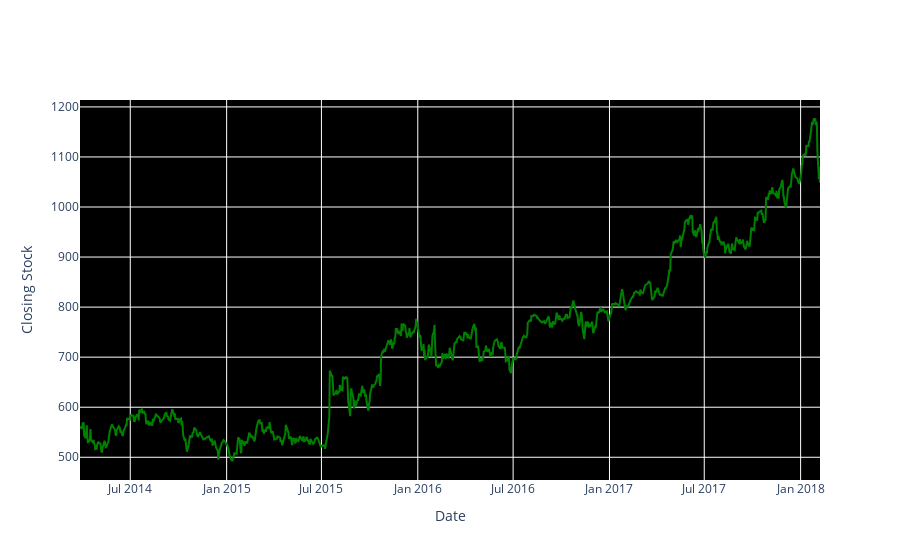

Notebook source saved alongside this figure:
### Markdown cell above
# Closing of the Google Stocks over Year

### Code cell
fig = go.Figure(data=go.Scatter(x=google['date'],y=google['close'], mode='lines'))
# Customize the line color
fig.update_traces(line=dict(color='green'))
fig.update_layout(plot_bgcolor='black')

# Customizing the labels of x/y axis
fig.update_layout(xaxis_title='Date')

fig.update_layout(yaxis_title='Closing Stock')

fig.show()

### Figure 1 — Plotly figure (JSON) as saved in the notebook; plotly's stock layout.template omitted (floating-point values rounded to 4 significant figures; data arrays with more than 128 entries replaced by an {"elided": "..."} marker saying what was removed)
{"data": [{"line": {"color": "green"}, "mode": "lines", "type": "scatter", "x": {"elided": "975 str values"}, "y": {"elided": "975 float values"}}], "layout": {"plot_bgcolor": "black", "xaxis": {"title": {"text": "Date"}}, "yaxis": {"title": {"text": "Closing Stock"}}}}
